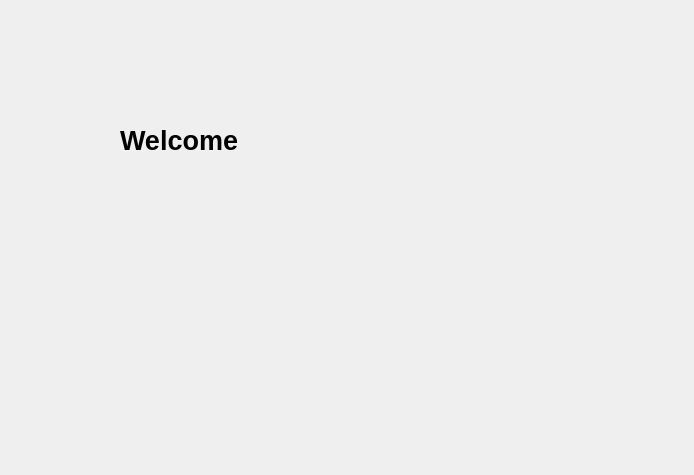
<?xml version="1.0" encoding="UTF-8"?>
<ui version="4.0">
 <class>Dialog</class>
 <widget class="QDialog" name="Dialog">
  <property name="geometry">
   <rect>
    <x>0</x>
    <y>0</y>
    <width>694</width>
    <height>475</height>
   </rect>
  </property>
  <property name="windowTitle">
   <string>Dialog</string>
  </property>
  <widget class="QLabel" name="label">
   <property name="geometry">
    <rect>
     <x>120</x>
     <y>100</y>
     <width>181</width>
     <height>81</height>
    </rect>
   </property>
   <property name="font">
    <font>
     <pointsize>20</pointsize>
     <weight>75</weight>
     <bold>true</bold>
    </font>
   </property>
   <property name="text">
    <string>Welcome</string>
   </property>
  </widget>
 </widget>
 <resources/>
 <connections/>
</ui>
